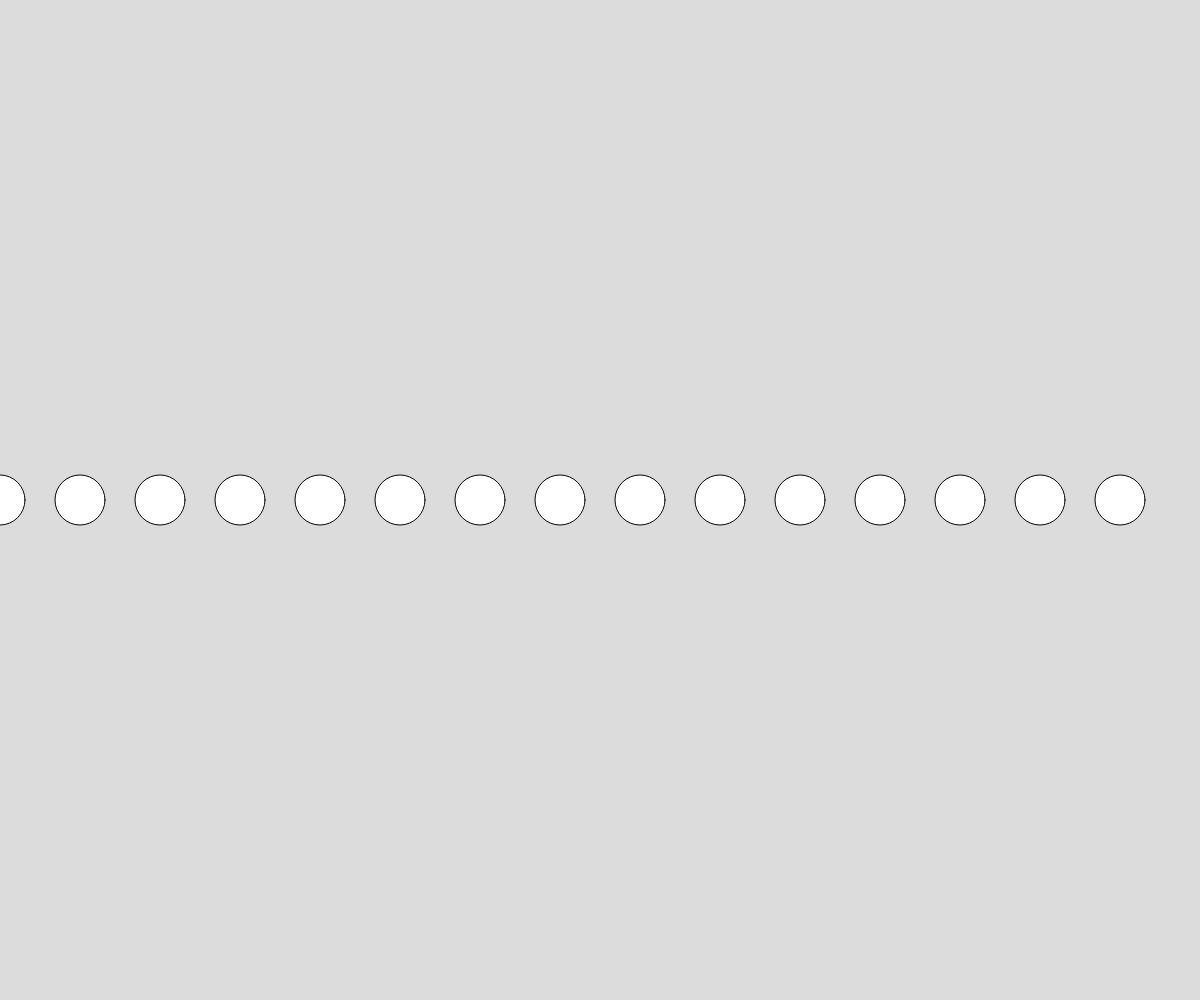
Frame 1 (no input)
Frame 60 (no input): identical to frame 1, image omitted
Frame 120 (the mouse pressed at the canvas centre since frame 60): identical to frame 1, image omitted

The p5.js sketch that drew this single still picture (run headless with seeded random() and noise() and a simulated clock; from frame 60 on, the mouse is pressed at the canvas centre):

// p5.js sketch
// ── sketch.js


function setup() {
  createCanvas(windowWidth,windowHeight);

}

function draw() {
  background(220);

  //initialisierung; bedinunf; uodatefor
for(let i = 0; i < 15 ; i++){

  //anweisung
console.log(i);

//80 abstand wo gezeichnet wird, heigt wo und 50 grösse 
ellipse(80 * i, height/2, 50 ,50);

}

}
